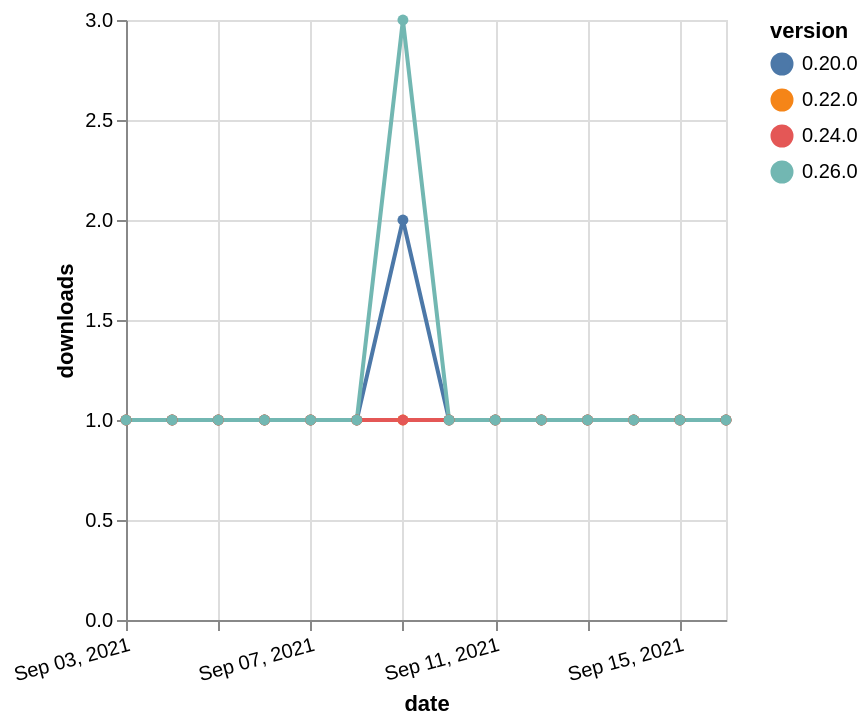

Express this chart as Vega-Lite.
### Vega-Lite specification from a JSON file in a GitHub repository (floating-point values rounded to 4 significant figures)
{"$schema": "https://vega.github.io/schema/vega-lite/v5.json", "description": "A simple bar chart with embedded data.", "data": {"values": [{"date": "2021-09-03", "total": 220, "delta": 1, "version": "0.20.0"}, {"date": "2021-09-04", "total": 221, "delta": 1, "version": "0.20.0"}, {"date": "2021-09-05", "total": 222, "delta": 1, "version": "0.20.0"}, {"date": "2021-09-06", "total": 223, "delta": 1, "version": "0.20.0"}, {"date": "2021-09-07", "total": 224, "delta": 1, "version": "0.20.0"}, {"date": "2021-09-08", "total": 225, "delta": 1, "version": "0.20.0"}, {"date": "2021-09-09", "total": 227, "delta": 2, "version": "0.20.0"}, {"date": "2021-09-10", "total": 228, "delta": 1, "version": "0.20.0"}, {"date": "2021-09-11", "total": 229, "delta": 1, "version": "0.20.0"}, {"date": "2021-09-12", "total": 230, "delta": 1, "version": "0.20.0"}, {"date": "2021-09-13", "total": 231, "delta": 1, "version": "0.20.0"}, {"date": "2021-09-14", "total": 232, "delta": 1, "version": "0.20.0"}, {"date": "2021-09-15", "total": 233, "delta": 1, "version": "0.20.0"}, {"date": "2021-09-16", "total": 234, "delta": 1, "version": "0.20.0"}, {"date": "2021-09-03", "total": 172, "delta": 1, "version": "0.22.0"}, {"date": "2021-09-04", "total": 173, "delta": 1, "version": "0.22.0"}, {"date": "2021-09-05", "total": 174, "delta": 1, "version": "0.22.0"}, {"date": "2021-09-06", "total": 175, "delta": 1, "version": "0.22.0"}, {"date": "2021-09-07", "total": 176, "delta": 1, "version": "0.22.0"}, {"date": "2021-09-08", "total": 177, "delta": 1, "version": "0.22.0"}, {"date": "2021-09-09", "total": 178, "delta": 1, "version": "0.22.0"}, {"date": "2021-09-10", "total": 179, "delta": 1, "version": "0.22.0"}, {"date": "2021-09-11", "total": 180, "delta": 1, "version": "0.22.0"}, {"date": "2021-09-12", "total": 181, "delta": 1, "version": "0.22.0"}, {"date": "2021-09-13", "total": 182, "delta": 1, "version": "0.22.0"}, {"date": "2021-09-14", "total": 183, "delta": 1, "version": "0.22.0"}, {"date": "2021-09-15", "total": 184, "delta": 1, "version": "0.22.0"}, {"date": "2021-09-16", "total": 185, "delta": 1, "version": "0.22.0"}, {"date": "2021-09-03", "total": 160, "delta": 1, "version": "0.24.0"}, {"date": "2021-09-04", "total": 161, "delta": 1, "version": "0.24.0"}, {"date": "2021-09-05", "total": 162, "delta": 1, "version": "0.24.0"}, {"date": "2021-09-06", "total": 163, "delta": 1, "version": "0.24.0"}, {"date": "2021-09-07", "total": 164, "delta": 1, "version": "0.24.0"}, {"date": "2021-09-08", "total": 165, "delta": 1, "version": "0.24.0"}, {"date": "2021-09-09", "total": 166, "delta": 1, "version": "0.24.0"}, {"date": "2021-09-10", "total": 167, "delta": 1, "version": "0.24.0"}, {"date": "2021-09-11", "total": 168, "delta": 1, "version": "0.24.0"}, {"date": "2021-09-12", "total": 169, "delta": 1, "version": "0.24.0"}, {"date": "2021-09-13", "total": 170, "delta": 1, "version": "0.24.0"}, {"date": "2021-09-14", "total": 171, "delta": 1, "version": "0.24.0"}, {"date": "2021-09-15", "total": 172, "delta": 1, "version": "0.24.0"}, {"date": "2021-09-16", "total": 173, "delta": 1, "version": "0.24.0"}, {"date": "2021-09-03", "total": 152, "delta": 1, "version": "0.26.0"}, {"date": "2021-09-04", "total": 153, "delta": 1, "version": "0.26.0"}, {"date": "2021-09-05", "total": 154, "delta": 1, "version": "0.26.0"}, {"date": "2021-09-06", "total": 155, "delta": 1, "version": "0.26.0"}, {"date": "2021-09-07", "total": 156, "delta": 1, "version": "0.26.0"}, {"date": "2021-09-08", "total": 157, "delta": 1, "version": "0.26.0"}, {"date": "2021-09-09", "total": 160, "delta": 3, "version": "0.26.0"}, {"date": "2021-09-10", "total": 161, "delta": 1, "version": "0.26.0"}, {"date": "2021-09-11", "total": 162, "delta": 1, "version": "0.26.0"}, {"date": "2021-09-12", "total": 163, "delta": 1, "version": "0.26.0"}, {"date": "2021-09-13", "total": 164, "delta": 1, "version": "0.26.0"}, {"date": "2021-09-14", "total": 165, "delta": 1, "version": "0.26.0"}, {"date": "2021-09-15", "total": 166, "delta": 1, "version": "0.26.0"}, {"date": "2021-09-16", "total": 167, "delta": 1, "version": "0.26.0"}]}, "width": "container", "mark": {"type": "line", "point": {"filled": true}}, "encoding": {"x": {"field": "date", "type": "temporal", "timeUnit": "yearmonthdate", "title": "date", "axis": {"labelAngle": -15}}, "y": {"field": "delta", "type": "quantitative", "title": "downloads"}, "color": {"field": "version", "type": "nominal"}, "tooltip": {"field": "delta"}}}
